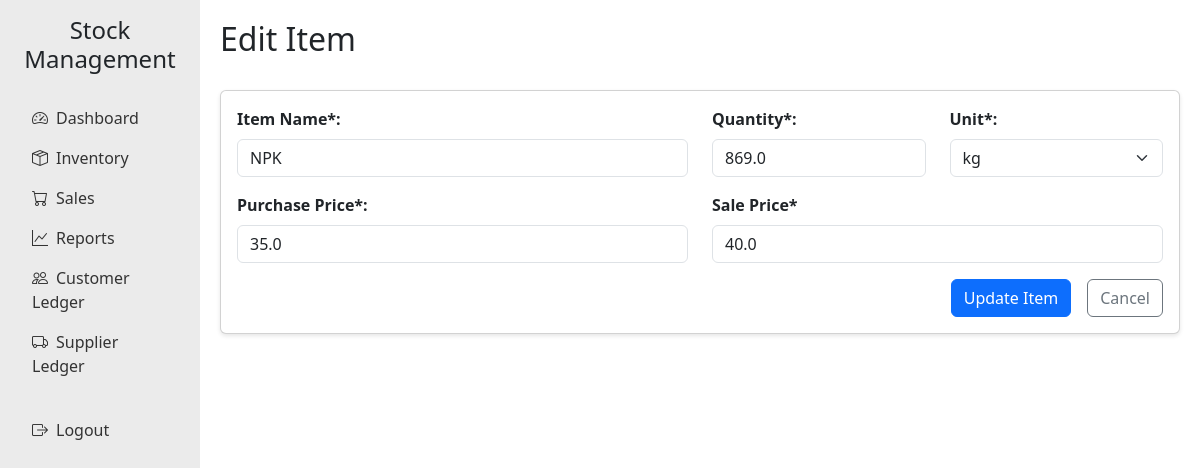
The page /items/edit/1 (signed in) on the database its author committed.
### app.py (models this page shows)
class Item(db.Model):
    id = db.Column(db.Integer, primary_key=True)
    name = db.Column(db.String(100), nullable=False)
    quantity = db.Column(db.Float, nullable=False)
    unit = db.Column(db.String(20), nullable=False)
    purchase_price = db.Column(db.Float, nullable=False)
    sale_price = db.Column(db.Float, nullable=False)
    date_added = db.Column(db.Date, default=date.today())
    supplier_id = db.Column(db.Integer, db.ForeignKey('supplier.id'))

### app.py (the view, shortened to what this page needs)
@app.route('/items/edit/<int:id>', methods=['GET', 'POST'])
@login_required
def edit_item(id):
    item = Item.query.get_or_404(id)
    return render_template('edit_item.html', item=item)

### app.py (called while the page is built)
def login_required(f):
    @wraps(f)
    def decorated_function(*args, **kwargs):
        if 'user_id' not in session:
            flash('Please log in to access this page.', 'danger')
            return redirect(url_for('login'))
        return f(*args, **kwargs)
    return decorated_function

### templates/edit_item.html (shortened to what this page needs)
{% extends "base.html" %}
{% block header %}{% if item %}Edit{% else %}Add New{% endif %} Item{% endblock %}
{% block content %}
<div class="card">
    <div class="card-body">
        <form method="POST">
            <div class="row mb-3">
                <div class="col-md-6">
                    <label for="name" class="form-label"><strong>Item Name*:</strong></label>
                    <input type="text" class="form-control" id="name" name="name"
                           value="{{ item.name if item }}" required>
                </div>
                <div class="col-md-3">
                    <label for="quantity" class="form-label"><strong>Quantity*:</strong></label>
                    <input type="number" step="0.01" class="form-control" id="quantity" name="quantity"
                           value="{{ item.quantity if item else '0' }}" required>
                </div>
                <div class="col-md-3">
                    <label for="unit" class="form-label"><strong>Unit*:</strong></label>
                    <select class="form-select" id="unit" name="unit" required>
                        <option value="kg" {% if item and item.unit == 'kg' %}selected{% endif %}>kg</option>
                    </select>
                </div>
            </div>
            <div class="row mb-3">
                <div class="col-md-6">
                    <label for="purchase_price" class="form-label"><strong>Purchase Price*:</strong></label>
                    <input type="number" step="0.01" class="form-control" id="purchase_price" name="purchase_price"
                           value="{{ item.purchase_price if item else '0' }}" required>
                </div>
                <div class="col-md-6">
                    <label for="sale_price" class="form-label"><strong>Sale Price*</strong></label>
                    <input type="number" step="0.01" class="form-control" id="sale_price" name="sale_price"
                           value="{{ item.sale_price if item else '0' }}" required>
                </div>
            </div>
            <div class="d-grid gap-2 d-md-flex justify-content-md-end">
                <button type="submit" class="btn btn-primary me-md-2">
                    {% if item %}Update{% else %}Add{% endif %} Item
                </button>
                <a href="{{ url_for('items') }}" class="btn btn-outline-secondary">Cancel</a>
            </div>
        </form>
    </div>
</div>
{% endblock %}

### templates/base.html (style rules this page uses)
.card { margin-bottom: 20px; box-shadow: 0 2px 4px rgba(0,0,0,0.1); }

### rows shown on the page
Item: name "NPK", quantity "869.0", unit "kg", purchase_price "35.0", sale_price "40.0"
